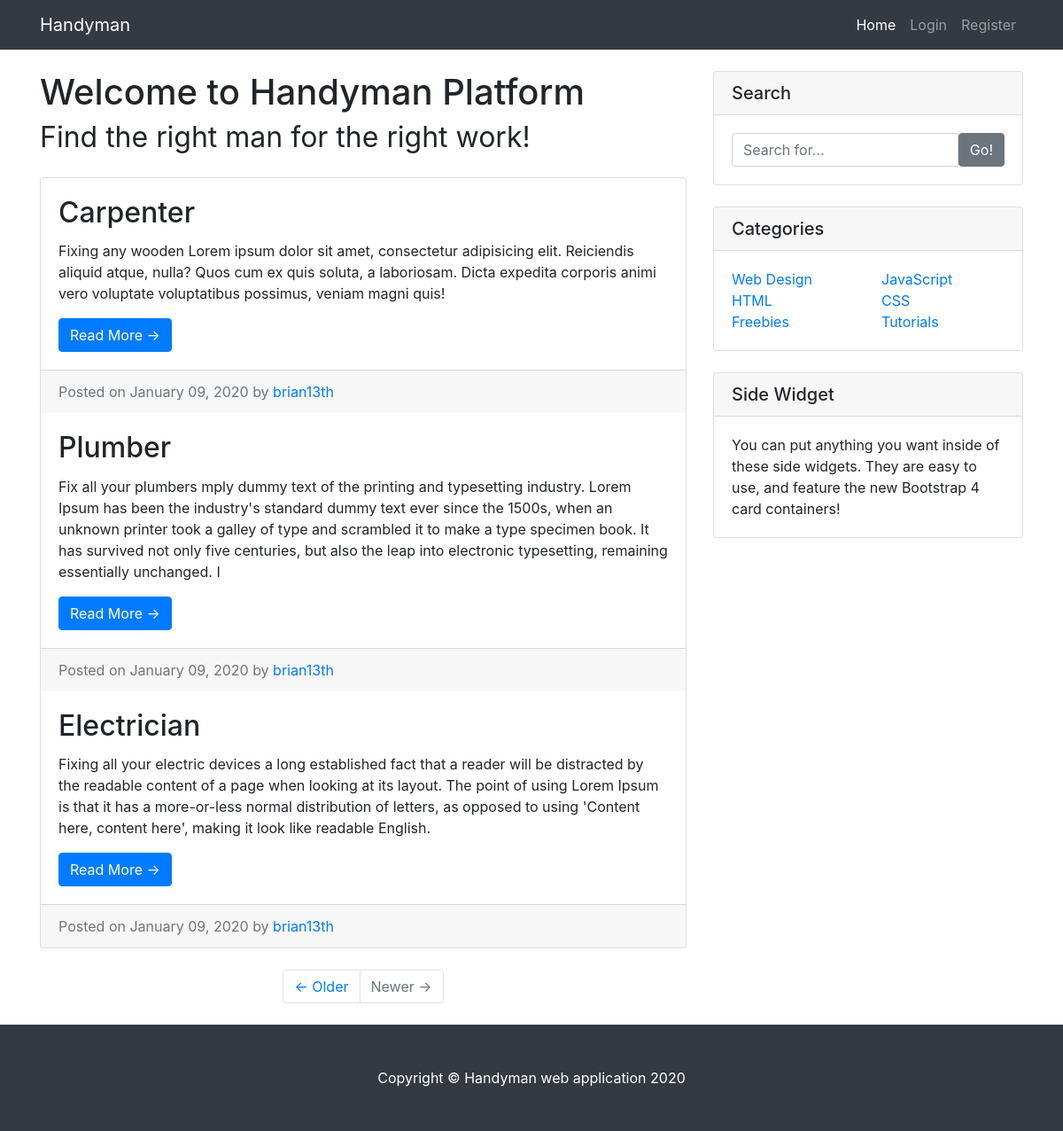
The page / on the database its author committed.
### main/models.py (models this page shows, shortened)
class Post(models.Model):
    title = models.CharField(max_length=200)
    context = models.CharField(max_length=500)
    date_posted = models.DateTimeField(default=timezone.now)
    author = models.ForeignKey(User , on_delete=models.CASCADE)

### main/views.py (the view)
# urls.py: path('', PostListView.as_view(), name='main-view'),
class PostListView(ListView):
    model = Post

### main/templates/main/post_list.html
{% extends "main/base.html" %}
{% block content %}
  <div class="card mb-4">
    {% for post in object_list %}
      <div class="card-body">
        <h2 class="card-title">{{ post.title }}</h2>
        <p class="card-text">{{ post.context }}</p>
        <a href="#" class="btn btn-primary">Read More &rarr;</a>
      </div>
      <div class="card-footer text-muted">
        Posted on {{ post.date_posted| date:"F d, Y" }} by
        <a href="#">{{ post.author }}</a>
      </div>
    {% endfor %}
  </div>
{% endblock %}
{% block pagination %}
  <ul class="pagination justify-content-center mb-4">
    <li class="page-item">
      <a class="page-link" href="#">&larr; Older</a>
    </li>
    <li class="page-item disabled">
      <a class="page-link" href="#">Newer &rarr;</a>
    </li>
  </ul>
{% endblock %}

### main/static/main/css/blog-home.css (style rules this page uses)
body { padding-top: 56px; }

### rows shown on the page
Post: title "Carpenter", context "Fixing any wooden Lorem ipsum dolor sit amet, consectetur adipisicing elit. Reiciendis aliquid atque, nulla? Quos cum ex quis soluta, a laboriosam. Dicta expedita corporis animi vero voluptate voluptatibus possimus, veniam magni quis!", date_posted "January 09, 2020", author "brian13th"
Post: title "Plumber", context "Fix all your plumbers mply dummy text of the printing and typesetting industry. Lorem Ipsum has been the industry's standard dummy text ever since the 1500s, when an unknown printer took a galley of type and scrambled it to make a type specimen book. It has survived not only five centuries, but also the leap into electronic typesetting, remaining essentially unchanged. I", date_posted "January 09, 2020", author "brian13th"
Post: title "Electrician", context "Fixing all your electric devices a long established fact that a reader will be distracted by the readable content of a page when looking at its layout. The point of using Lorem Ipsum is that it has a more-or-less normal distribution of letters, as opposed to using 'Content here, content here', making it look like readable English.", date_posted "January 09, 2020", author "brian13th"
